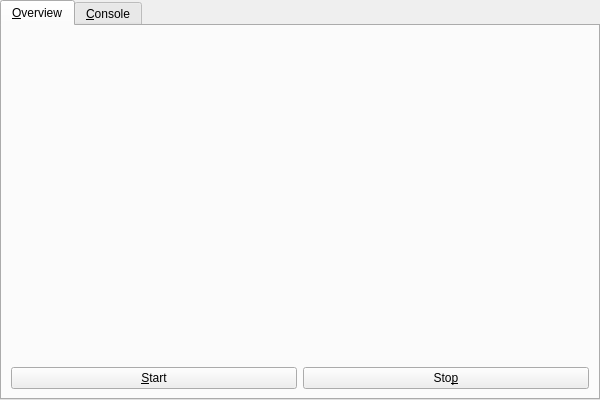
<?xml version="1.0" encoding="UTF-8"?>
<ui version="4.0">
 <class>ServerWidget</class>
 <widget class="QTabWidget" name="ServerWidget">
  <property name="minimumSize">
   <size>
    <width>600</width>
    <height>400</height>
   </size>
  </property>
  <property name="windowTitle">
   <string>The Runic Orbs server</string>
  </property>
  <property name="currentIndex">
   <number>0</number>
  </property>
  <widget class="QWidget" name="overviewTab">
   <attribute name="title">
    <string>&amp;Overview</string>
   </attribute>
   <layout class="QVBoxLayout" name="verticalLayout">
    <item>
     <widget class="QLabel" name="serverSatuslabel">
      <property name="font">
       <font>
        <weight>75</weight>
        <bold>true</bold>
       </font>
      </property>
     </widget>
    </item>
    <item>
     <layout class="QHBoxLayout" name="horizontalLayout">
      <item>
       <widget class="QPushButton" name="startButton">
        <property name="text">
         <string>&amp;Start</string>
        </property>
       </widget>
      </item>
      <item>
       <widget class="QPushButton" name="stopButton">
        <property name="text">
         <string>Sto&amp;p</string>
        </property>
       </widget>
      </item>
     </layout>
    </item>
   </layout>
  </widget>
  <widget class="QWidget" name="consoleTab">
   <attribute name="title">
    <string>&amp;Console</string>
   </attribute>
   <layout class="QVBoxLayout" name="verticalLayout_2">
    <item>
     <layout class="QHBoxLayout" name="consoleTopHorizontalLayout">
      <item>
       <widget class="QLabel" name="consoleDescriptionLabel">
        <property name="text">
         <string>The console provides a view on what is going on the server.</string>
        </property>
       </widget>
      </item>
      <item>
       <spacer name="horizontalSpacer">
        <property name="orientation">
         <enum>Qt::Horizontal</enum>
        </property>
        <property name="sizeHint" stdset="0">
         <size>
          <width>40</width>
          <height>20</height>
         </size>
        </property>
       </spacer>
      </item>
      <item>
       <widget class="QPushButton" name="consoleClearButton">
        <property name="text">
         <string>&amp;Clear</string>
        </property>
       </widget>
      </item>
     </layout>
    </item>
    <item>
     <widget class="QTextBrowser" name="consoleTextBrowser">
      <property name="acceptRichText">
       <bool>false</bool>
      </property>
      <property name="textInteractionFlags">
       <set>Qt::LinksAccessibleByKeyboard|Qt::LinksAccessibleByMouse|Qt::TextBrowserInteraction|Qt::TextSelectableByKeyboard|Qt::TextSelectableByMouse</set>
      </property>
     </widget>
    </item>
    <item>
     <layout class="QHBoxLayout" name="consoleTabHorizontalLayout">
      <item>
       <widget class="QLabel" name="commandLabel">
        <property name="text">
         <string>Command:</string>
        </property>
       </widget>
      </item>
      <item>
       <widget class="QLineEdit" name="commandLineEdit">
        <property name="placeholderText">
         <string>Type a command here</string>
        </property>
       </widget>
      </item>
      <item>
       <widget class="QPushButton" name="sendButton">
        <property name="text">
         <string>&amp;Send</string>
        </property>
       </widget>
      </item>
     </layout>
    </item>
   </layout>
  </widget>
 </widget>
 <resources/>
 <connections/>
</ui>
